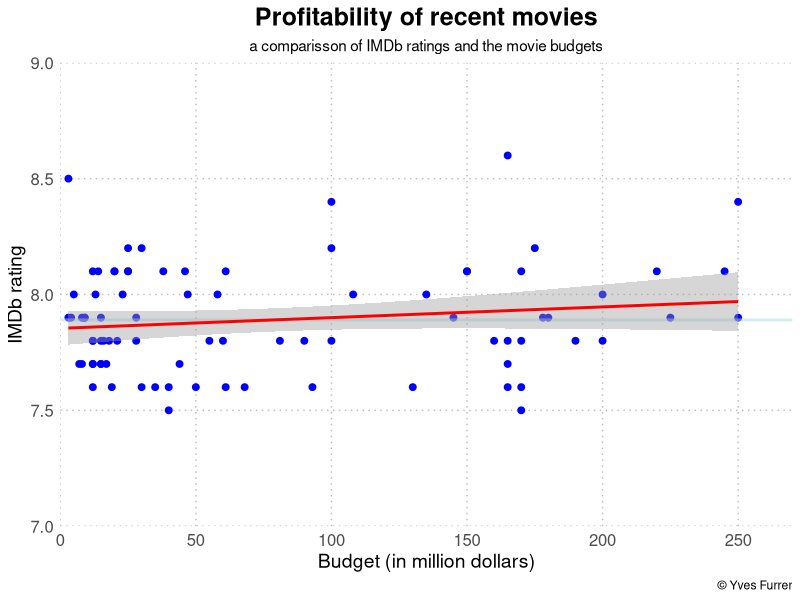
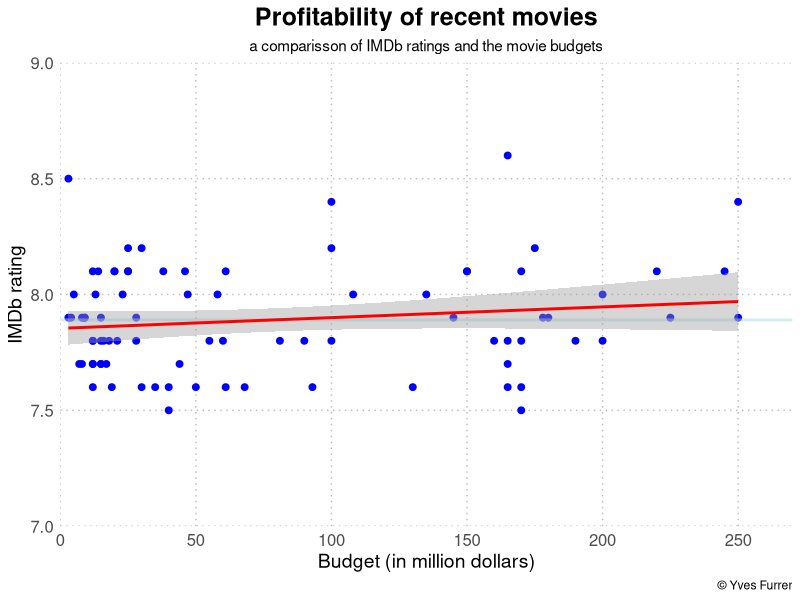

R code for these plots, in order:
#my own project


# load packages -----------------------------------------------------------

library(tidyverse)
library(ggthemes)
library(cowplot)

# load data ---------------------------------------------------------------

#with read_csv, it did not work, because ; were use to separate the colums.
#therefore, i used the read_delim function:

imdb <- 
  read_delim(
    "data/imdb.csv", 
    delim = ";"
  )

# spec(imdb)
# view(imdb)
# problems(imdb)

#now everything works (smile)


# save data ---------------------------------------------------------------

write_rds(
  x = imdb,
  file = "df_imdb.rds",
  compress = "gz"
)


# work with the data ------------------------------------------------------

#looking at the data:
#
# imdb$IMDb_rating
# imdb$Title
# imdb$actor_1_name
#
# imdb %>% 
#   colnames()
#
#   imdb %>% 
#     mutate(
#       budget = format(budget, scientific = FALSE)
#     )
# 
# 1:20 %>% 
#   sum()
# 
# view(a)

#changing the dataset:

a <- 
  imdb %>% 
    separate(
      col = 'actor_1_name',
      into = c("actor_1_first_name", "actor_1_surname"),
      sep = " ",
      extra = "merge"
    ) %>% 
    rename(
      "minutes" = Runtime,
      "year" = title_year
          ) %>% 
    select(
    -actor_3_name,
    -actor_2_name,
    -actor_1_facebook_likes,
    -actor_2_facebook_likes,
    -actor_3_facebook_likes
    ) 

# view(a)

b <- 
  a %>% 
    mutate(
      budget = round(budget / 1e6, digits = 0)
        ) %>% 
    rename(
      "budget_mil" = budget
      ) %>% 
    filter(
      year >=2011
      ) %>% 
    arrange(
      desc(budget_mil)
    )

# view(b)

#experimenting with if_else:

c <- 
  b %>% 
    mutate(
      age = if_else(year > 2015, "newer", "older"),
      profitability = 100*(IMDb_rating / budget_mil),
      profitability = round(profitability, digits = 0),
      highly_profitable = if_else(profitability > 100, "yes", "no")
    ) %>% 
    arrange(
      desc(profitability)
    ) %>% 
    relocate(IMDb_rating, .after = budget_mil
    ) %>% 
    relocate(profitability, .after = IMDb_rating
    ) %>% 
    relocate(highly_profitable, .after = profitability
    )

# view(c)

x <- 
  c %>% 
    filter(highly_profitable == "yes") %>% 
    count() %>% 
    pull(n)

paste("Number of highly profitable movies:", x)

y <- 
  c %>% 
    summarise(
      mean_profitability = mean(profitability)) %>% 
    pull(mean_profitability)

paste("mean profitability:", round(y, 2))

z <- 
  c %>% 
  summarise(
    mean_IMDb_rating = mean(IMDb_rating)) %>% 
  pull(mean_IMDb_rating)

paste("mean IMDb rating:", round(z, 2))

# plot --------------------------------------------------------------------

d <- 
  c %>% 
    select(
      IMDb_rating,
      budget_mil
    )

view(d)

d_plot <- 
  ggplot(
    data = d,
    mapping = aes(
      x = budget_mil,
      y = IMDb_rating
      )
  ) +
  geom_point(
    size= 2, colour ="blue"
  ) + 
  #change dots
  geom_hline(
    yintercept = z, 
    colour = "lightblue", 
    size = 1,
    alpha = 0.5
  ) + 
  #change text
  labs(
    title = "Profitability of recent movies",
    subtitle = "a comparisson of IMDb ratings and the movie budgets",
    y = "IMDb rating",
    x = "Budget (in million dollars)",
    caption = "© Yves Furrer"
  )+ 
  #change design
  theme_minimal() +  
    theme(
      plot.title = element_text(hjust = 0.5, size = 18, face = "bold"),  
      plot.subtitle = element_text(hjust = 0.5, size = 11),  
      axis.title = element_text(size = 14),  
      axis.text = element_text(size = 12),  
      panel.grid.major = element_line(size = 0.5, linetype = "dotted", colour = "gray"),  
      panel.grid.minor = element_blank()  
    ) + 
    #change axis
    scale_x_continuous(expand = c(0, 0), limits = c(0, 270)
    ) +  
    scale_y_continuous(expand = c(0, 0), limits = c(7, 9)
    ) + 
    #regression
    geom_smooth(method = "lm", se = TRUE, colour = "red"
    )

plot(d_plot)

# save the plot:
ggsave(
  filename = "Profitability of movies.jpg",
  plot = d_plot, 
  units = "cm",
  width = 15,height = 10, 
  dpi = 300
)


# analysis ----------------------------------------------------------------

#is the correlation significant?

d_test <- cor.test(d$budget_mil, d$IMDb_rating, use = "complete.obs")

d_test

#result sentence:

d_test_significant <- 
  if_else(d_test$p.value < 0.05, "is significant.", "is not significant.")

result <- 
  paste(
    "The correlation between a movies budget and its IMDb rating", 
    d_test_significant
)

result  



